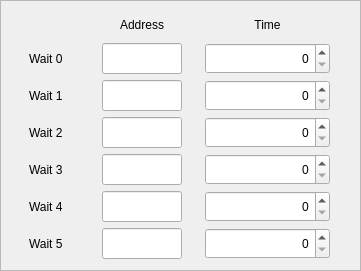
  <widget class="QFrame" name="frame_21">
   <property name="geometry">
    <rect>
     <x>490</x>
     <y>10</y>
     <width>361</width>
     <height>271</height>
    </rect>
   </property>
   <property name="frameShape">
    <enum>QFrame::StyledPanel</enum>
   </property>
   <property name="frameShadow">
    <enum>QFrame::Sunken</enum>
   </property>
   <layout class="QGridLayout" name="gridLayout_8">
    <item row="5" column="2">
     <widget class="QSpinBox" name="spinBoxLoop4WaitTime">
      <property name="minimumSize">
       <size>
        <width>125</width>
        <height>31</height>
       </size>
      </property>
      <property name="maximumSize">
       <size>
        <width>125</width>
        <height>31</height>
       </size>
      </property>
      <property name="alignment">
       <set>Qt::AlignRight|Qt::AlignTrailing|Qt::AlignVCenter</set>
      </property>
      <property name="maximum">
       <number>999999</number>
      </property>
     </widget>
    </item>
    <item row="2" column="2">
     <widget class="QSpinBox" name="spinBoxLoop1WaitTime">
      <property name="minimumSize">
       <size>
        <width>125</width>
        <height>31</height>
       </size>
      </property>
      <property name="maximumSize">
       <size>
        <width>125</width>
        <height>31</height>
       </size>
      </property>
      <property name="alignment">
       <set>Qt::AlignRight|Qt::AlignTrailing|Qt::AlignVCenter</set>
      </property>
      <property name="maximum">
       <number>999999</number>
      </property>
     </widget>
    </item>
    <item row="1" column="0">
     <widget class="QLabel" name="label_418">
      <property name="minimumSize">
       <size>
        <width>0</width>
        <height>0</height>
       </size>
      </property>
      <property name="maximumSize">
       <size>
        <width>50</width>
        <height>16777215</height>
       </size>
      </property>
      <property name="text">
       <string>Wait 0</string>
      </property>
     </widget>
    </item>
    <item row="6" column="0">
     <widget class="QLabel" name="label_417">
      <property name="minimumSize">
       <size>
        <width>0</width>
        <height>0</height>
       </size>
      </property>
      <property name="maximumSize">
       <size>
        <width>50</width>
        <height>16777215</height>
       </size>
      </property>
      <property name="text">
       <string>Wait 5</string>
      </property>
     </widget>
    </item>
    <item row="3" column="2">
     <widget class="QSpinBox" name="spinBoxLoop2WaitTime">
      <property name="minimumSize">
       <size>
        <width>125</width>
        <height>31</height>
       </size>
      </property>
      <property name="maximumSize">
       <size>
        <width>125</width>
        <height>31</height>
       </size>
      </property>
      <property name="alignment">
       <set>Qt::AlignRight|Qt::AlignTrailing|Qt::AlignVCenter</set>
      </property>
      <property name="maximum">
       <number>999999</number>
      </property>
     </widget>
    </item>
    <item row="4" column="1">
     <widget class="QLineEdit" name="lineEditLoop3Wait">
      <property name="minimumSize">
       <size>
        <width>80</width>
        <height>31</height>
       </size>
      </property>
      <property name="maximumSize">
       <size>
        <width>80</width>
        <height>31</height>
       </size>
      </property>
      <property name="palette">
       <palette>
        <active>
         <colorrole role="Text">
          <brush brushstyle="SolidPattern">
           <color alpha="255">
            <red>36</red>
            <green>31</green>
            <blue>49</blue>
           </color>
          </brush>
         </colorrole>
        </active>
        <inactive>
         <colorrole role="Text">
          <brush brushstyle="SolidPattern">
           <color alpha="255">
            <red>36</red>
            <green>31</green>
            <blue>49</blue>
           </color>
          </brush>
         </colorrole>
        </inactive>
        <disabled>
         <colorrole role="Text">
          <brush brushstyle="SolidPattern">
           <color alpha="255">
            <red>146</red>
            <green>149</green>
            <blue>149</blue>
           </color>
          </brush>
         </colorrole>
        </disabled>
       </palette>
      </property>
      <property name="font">
       <font>
        <family>Monospace</family>
       </font>
      </property>
      <property name="alignment">
       <set>Qt::AlignRight|Qt::AlignTrailing|Qt::AlignVCenter</set>
      </property>
      <property name="readOnly">
       <bool>false</bool>
      </property>
     </widget>
    </item>
    <item row="3" column="1">
     <widget class="QLineEdit" name="lineEditLoop2Wait">
      <property name="minimumSize">
       <size>
        <width>80</width>
        <height>31</height>
       </size>
      </property>
      <property name="maximumSize">
       <size>
        <width>80</width>
        <height>31</height>
       </size>
      </property>
      <property name="palette">
       <palette>
        <active>
         <colorrole role="Text">
          <brush brushstyle="SolidPattern">
           <color alpha="255">
            <red>36</red>
            <green>31</green>
            <blue>49</blue>
           </color>
          </brush>
         </colorrole>
        </active>
        <inactive>
         <colorrole role="Text">
          <brush brushstyle="SolidPattern">
           <color alpha="255">
            <red>36</red>
            <green>31</green>
            <blue>49</blue>
           </color>
          </brush>
         </colorrole>
        </inactive>
        <disabled>
         <colorrole role="Text">
          <brush brushstyle="SolidPattern">
           <color alpha="255">
            <red>146</red>
            <green>149</green>
            <blue>149</blue>
           </color>
          </brush>
         </colorrole>
        </disabled>
       </palette>
      </property>
      <property name="font">
       <font>
        <family>Monospace</family>
       </font>
      </property>
      <property name="alignment">
       <set>Qt::AlignRight|Qt::AlignTrailing|Qt::AlignVCenter</set>
      </property>
      <property name="readOnly">
       <bool>false</bool>
      </property>
     </widget>
    </item>
    <item row="4" column="0">
     <widget class="QLabel" name="label_423">
      <property name="minimumSize">
       <size>
        <width>0</width>
        <height>0</height>
       </size>
      </property>
      <property name="maximumSize">
       <size>
        <width>50</width>
        <height>16777215</height>
       </size>
      </property>
      <property name="text">
       <string>Wait 3</string>
      </property>
     </widget>
    </item>
    <item row="0" column="2">
     <widget class="QLabel" name="label_139">
      <property name="text">
       <string>Time</string>
      </property>
      <property name="alignment">
       <set>Qt::AlignCenter</set>
      </property>
     </widget>
    </item>
    <item row="6" column="1">
     <widget class="QLineEdit" name="lineEditLoop5Wait">
      <property name="minimumSize">
       <size>
        <width>80</width>
        <height>31</height>
       </size>
      </property>
      <property name="maximumSize">
       <size>
        <width>80</width>
        <height>31</height>
       </size>
      </property>
      <property name="palette">
       <palette>
        <active>
         <colorrole role="Text">
          <brush brushstyle="SolidPattern">
           <color alpha="255">
            <red>36</red>
            <green>31</green>
            <blue>49</blue>
           </color>
          </brush>
         </colorrole>
        </active>
        <inactive>
         <colorrole role="Text">
          <brush brushstyle="SolidPattern">
           <color alpha="255">
            <red>36</red>
            <green>31</green>
            <blue>49</blue>
           </color>
          </brush>
         </colorrole>
        </inactive>
        <disabled>
         <colorrole role="Text">
          <brush brushstyle="SolidPattern">
           <color alpha="255">
            <red>146</red>
            <green>149</green>
            <blue>149</blue>
           </color>
          </brush>
         </colorrole>
        </disabled>
       </palette>
      </property>
      <property name="font">
       <font>
        <family>Monospace</family>
       </font>
      </property>
      <property name="alignment">
       <set>Qt::AlignRight|Qt::AlignTrailing|Qt::AlignVCenter</set>
      </property>
      <property name="readOnly">
       <bool>false</bool>
      </property>
     </widget>
    </item>
    <item row="6" column="2">
     <widget class="QSpinBox" name="spinBoxLoop5WaitTime">
      <property name="minimumSize">
       <size>
        <width>125</width>
        <height>31</height>
       </size>
      </property>
      <property name="maximumSize">
       <size>
        <width>125</width>
        <height>31</height>
       </size>
      </property>
      <property name="alignment">
       <set>Qt::AlignRight|Qt::AlignTrailing|Qt::AlignVCenter</set>
      </property>
      <property name="maximum">
       <number>999999</number>
      </property>
     </widget>
    </item>
    <item row="5" column="0">
     <widget class="QLabel" name="label_421">
      <property name="minimumSize">
       <size>
        <width>0</width>
        <height>0</height>
       </size>
      </property>
      <property name="maximumSize">
       <size>
        <width>50</width>
        <height>16777215</height>
       </size>
      </property>
      <property name="text">
       <string>Wait 4</string>
      </property>
     </widget>
    </item>
    <item row="2" column="1">
     <widget class="QLineEdit" name="lineEditLoop1Wait">
      <property name="minimumSize">
       <size>
        <width>80</width>
        <height>31</height>
       </size>
      </property>
      <property name="maximumSize">
       <size>
        <width>80</width>
        <height>31</height>
       </size>
      </property>
      <property name="palette">
       <palette>
        <active>
         <colorrole role="Text">
          <brush brushstyle="SolidPattern">
           <color alpha="255">
            <red>36</red>
            <green>31</green>
            <blue>49</blue>
           </color>
          </brush>
         </colorrole>
        </active>
        <inactive>
         <colorrole role="Text">
          <brush brushstyle="SolidPattern">
           <color alpha="255">
            <red>36</red>
            <green>31</green>
            <blue>49</blue>
           </color>
          </brush>
         </colorrole>
        </inactive>
        <disabled>
         <colorrole role="Text">
          <brush brushstyle="SolidPattern">
           <color alpha="255">
            <red>146</red>
            <green>149</green>
            <blue>149</blue>
           </color>
          </brush>
         </colorrole>
        </disabled>
       </palette>
      </property>
      <property name="font">
       <font>
        <family>Monospace</family>
       </font>
      </property>
      <property name="text">
       <string/>
      </property>
      <property name="alignment">
       <set>Qt::AlignRight|Qt::AlignTrailing|Qt::AlignVCenter</set>
      </property>
      <property name="readOnly">
       <bool>false</bool>
      </property>
     </widget>
    </item>
    <item row="2" column="0">
     <widget class="QLabel" name="label_420">
      <property name="minimumSize">
       <size>
        <width>0</width>
        <height>0</height>
       </size>
      </property>
      <property name="maximumSize">
       <size>
        <width>50</width>
        <height>16777215</height>
       </size>
      </property>
      <property name="text">
       <string>Wait 1</string>
      </property>
     </widget>
    </item>
    <item row="1" column="1">
     <widget class="QLineEdit" name="lineEditLoop0Wait">
      <property name="minimumSize">
       <size>
        <width>80</width>
        <height>31</height>
       </size>
      </property>
      <property name="maximumSize">
       <size>
        <width>80</width>
        <height>31</height>
       </size>
      </property>
      <property name="palette">
       <palette>
        <active>
         <colorrole role="Text">
          <brush brushstyle="SolidPattern">
           <color alpha="255">
            <red>36</red>
            <green>31</green>
            <blue>49</blue>
           </color>
          </brush>
         </colorrole>
        </active>
        <inactive>
         <colorrole role="Text">
          <brush brushstyle="SolidPattern">
           <color alpha="255">
            <red>36</red>
            <green>31</green>
            <blue>49</blue>
           </color>
          </brush>
         </colorrole>
        </inactive>
        <disabled>
         <colorrole role="Text">
          <brush brushstyle="SolidPattern">
           <color alpha="255">
            <red>146</red>
            <green>149</green>
            <blue>149</blue>
           </color>
          </brush>
         </colorrole>
        </disabled>
       </palette>
      </property>
      <property name="font">
       <font>
        <family>Monospace</family>
       </font>
      </property>
      <property name="text">
       <string/>
      </property>
      <property name="alignment">
       <set>Qt::AlignRight|Qt::AlignTrailing|Qt::AlignVCenter</set>
      </property>
      <property name="readOnly">
       <bool>false</bool>
      </property>
     </widget>
    </item>
    <item row="0" column="1">
     <widget class="QLabel" name="label_141">
      <property name="text">
       <string>Address</string>
      </property>
      <property name="alignment">
       <set>Qt::AlignCenter</set>
      </property>
     </widget>
    </item>
    <item row="4" column="2">
     <widget class="QSpinBox" name="spinBoxLoop3WaitTime">
      <property name="minimumSize">
       <size>
        <width>125</width>
        <height>31</height>
       </size>
      </property>
      <property name="maximumSize">
       <size>
        <width>125</width>
        <height>31</height>
       </size>
      </property>
      <property name="alignment">
       <set>Qt::AlignRight|Qt::AlignTrailing|Qt::AlignVCenter</set>
      </property>
      <property name="maximum">
       <number>999999</number>
      </property>
     </widget>
    </item>
    <item row="5" column="1">
     <widget class="QLineEdit" name="lineEditLoop4Wait">
      <property name="minimumSize">
       <size>
        <width>80</width>
        <height>31</height>
       </size>
      </property>
      <property name="maximumSize">
       <size>
        <width>80</width>
        <height>31</height>
       </size>
      </property>
      <property name="palette">
       <palette>
        <active>
         <colorrole role="Text">
          <brush brushstyle="SolidPattern">
           <color alpha="255">
            <red>36</red>
            <green>31</green>
            <blue>49</blue>
           </color>
          </brush>
         </colorrole>
        </active>
        <inactive>
         <colorrole role="Text">
          <brush brushstyle="SolidPattern">
           <color alpha="255">
            <red>36</red>
            <green>31</green>
            <blue>49</blue>
           </color>
          </brush>
         </colorrole>
        </inactive>
        <disabled>
         <colorrole role="Text">
          <brush brushstyle="SolidPattern">
           <color alpha="255">
            <red>146</red>
            <green>149</green>
            <blue>149</blue>
           </color>
          </brush>
         </colorrole>
        </disabled>
       </palette>
      </property>
      <property name="font">
       <font>
        <family>Monospace</family>
       </font>
      </property>
      <property name="alignment">
       <set>Qt::AlignRight|Qt::AlignTrailing|Qt::AlignVCenter</set>
      </property>
      <property name="readOnly">
       <bool>false</bool>
      </property>
     </widget>
    </item>
    <item row="1" column="2">
     <widget class="QSpinBox" name="spinBoxLoop0WaitTime">
      <property name="minimumSize">
       <size>
        <width>125</width>
        <height>31</height>
       </size>
      </property>
      <property name="maximumSize">
       <size>
        <width>125</width>
        <height>31</height>
       </size>
      </property>
      <property name="alignment">
       <set>Qt::AlignRight|Qt::AlignTrailing|Qt::AlignVCenter</set>
      </property>
      <property name="maximum">
       <number>999999</number>
      </property>
     </widget>
    </item>
    <item row="3" column="0">
     <widget class="QLabel" name="label_422">
      <property name="minimumSize">
       <size>
        <width>0</width>
        <height>0</height>
       </size>
      </property>
      <property name="maximumSize">
       <size>
        <width>50</width>
        <height>16777215</height>
       </size>
      </property>
      <property name="text">
       <string>Wait 2</string>
      </property>
     </widget>
    </item>
   </layout>
  </widget>
